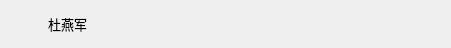
<?xml version="1.0" encoding="UTF-8"?>
<ui version="4.0">
 <class>StreamNodeItem</class>
 <widget class="QWidget" name="StreamNodeItem">
  <property name="geometry">
   <rect>
    <x>0</x>
    <y>0</y>
    <width>451</width>
    <height>48</height>
   </rect>
  </property>
  <property name="windowTitle">
   <string>Form</string>
  </property>
  <layout class="QHBoxLayout" name="horizontalLayout">
   <property name="spacing">
    <number>8</number>
   </property>
   <property name="leftMargin">
    <number>8</number>
   </property>
   <property name="topMargin">
    <number>8</number>
   </property>
   <property name="rightMargin">
    <number>8</number>
   </property>
   <property name="bottomMargin">
    <number>8</number>
   </property>
   <item>
    <widget class="QLabel" name="lbHeadPic">
     <property name="sizePolicy">
      <sizepolicy hsizetype="Fixed" vsizetype="Fixed">
       <horstretch>0</horstretch>
       <verstretch>0</verstretch>
      </sizepolicy>
     </property>
     <property name="minimumSize">
      <size>
       <width>32</width>
       <height>32</height>
      </size>
     </property>
     <property name="maximumSize">
      <size>
       <width>16777215</width>
       <height>32</height>
      </size>
     </property>
     <property name="styleSheet">
      <string notr="true">image-position:right;</string>
     </property>
     <property name="text">
      <string/>
     </property>
    </widget>
   </item>
   <item>
    <widget class="QLabel" name="lbFullName">
     <property name="sizePolicy">
      <sizepolicy hsizetype="Expanding" vsizetype="Fixed">
       <horstretch>0</horstretch>
       <verstretch>0</verstretch>
      </sizepolicy>
     </property>
     <property name="minimumSize">
      <size>
       <width>0</width>
       <height>15</height>
      </size>
     </property>
     <property name="font">
      <font>
       <family>Microsoft YaHei UI</family>
       <pointsize>10</pointsize>
      </font>
     </property>
     <property name="styleSheet">
      <string notr="true"/>
     </property>
     <property name="text">
      <string>杜燕军</string>
     </property>
    </widget>
   </item>
  </layout>
 </widget>
 <resources/>
 <connections/>
</ui>
